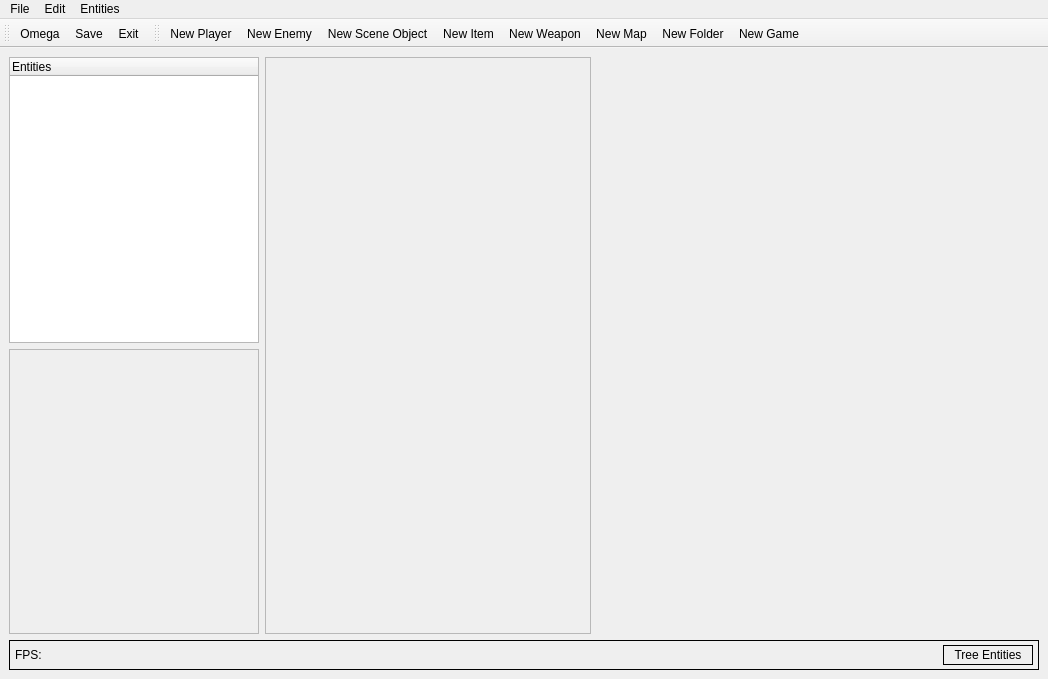
<?xml version="1.0" encoding="UTF-8"?>
<ui version="4.0">
 <class>OmegaWindow</class>
 <widget class="QMainWindow" name="OmegaWindow">
  <property name="geometry">
   <rect>
    <x>0</x>
    <y>0</y>
    <width>1048</width>
    <height>679</height>
   </rect>
  </property>
  <property name="windowTitle">
   <string>Omega Editor</string>
  </property>
  <property name="windowIcon">
   <iconset>
    <normaloff>:/OmegaEditor/Resources/Icons/omega.png</normaloff>:/OmegaEditor/Resources/Icons/omega.png</iconset>
  </property>
  <property name="styleSheet">
   <string notr="true"/>
  </property>
  <property name="iconSize">
   <size>
    <width>24</width>
    <height>24</height>
   </size>
  </property>
  <widget class="QWidget" name="centralwidget">
   <layout class="QVBoxLayout" name="verticalLayout_2">
    <item>
     <layout class="QHBoxLayout" name="horizontalLayout_2">
      <item>
       <layout class="QVBoxLayout" name="verticalLayout">
        <item>
         <widget class="QOmgTreeEntities" name="treeWidget">
          <property name="sizePolicy">
           <sizepolicy hsizetype="Expanding" vsizetype="MinimumExpanding">
            <horstretch>0</horstretch>
            <verstretch>0</verstretch>
           </sizepolicy>
          </property>
          <property name="maximumSize">
           <size>
            <width>250</width>
            <height>16777215</height>
           </size>
          </property>
          <column>
           <property name="text">
            <string>Entities</string>
           </property>
          </column>
         </widget>
        </item>
        <item>
         <widget class="QScrollArea" name="scrollArea">
          <property name="minimumSize">
           <size>
            <width>250</width>
            <height>0</height>
           </size>
          </property>
          <property name="maximumSize">
           <size>
            <width>200</width>
            <height>400</height>
           </size>
          </property>
          <property name="verticalScrollBarPolicy">
           <enum>Qt::ScrollBarAlwaysOff</enum>
          </property>
          <property name="horizontalScrollBarPolicy">
           <enum>Qt::ScrollBarAlwaysOff</enum>
          </property>
          <property name="widgetResizable">
           <bool>true</bool>
          </property>
          <widget class="QWidget" name="scrollAreaWidgetContents">
           <property name="geometry">
            <rect>
             <x>0</x>
             <y>0</y>
             <width>248</width>
             <height>278</height>
            </rect>
           </property>
          </widget>
         </widget>
        </item>
       </layout>
      </item>
      <item>
       <widget class="QScrollArea" name="bigScrollArea">
        <property name="widgetResizable">
         <bool>true</bool>
        </property>
        <widget class="QWidget" name="scrollAreaWidgetContents_2">
         <property name="geometry">
          <rect>
           <x>0</x>
           <y>0</y>
           <width>298</width>
           <height>566</height>
          </rect>
         </property>
        </widget>
       </widget>
      </item>
      <item>
       <widget class="QWidget" name="renderWidget" native="true">
        <property name="sizePolicy">
         <sizepolicy hsizetype="Expanding" vsizetype="Preferred">
          <horstretch>0</horstretch>
          <verstretch>0</verstretch>
         </sizepolicy>
        </property>
        <property name="minimumSize">
         <size>
          <width>100</width>
          <height>100</height>
         </size>
        </property>
       </widget>
      </item>
      <item>
       <widget class="QOmgDragableEntities" name="entities" native="true">
        <property name="sizePolicy">
         <sizepolicy hsizetype="Expanding" vsizetype="MinimumExpanding">
          <horstretch>0</horstretch>
          <verstretch>0</verstretch>
         </sizepolicy>
        </property>
        <property name="minimumSize">
         <size>
          <width>110</width>
          <height>100</height>
         </size>
        </property>
        <property name="maximumSize">
         <size>
          <width>110</width>
          <height>16777215</height>
         </size>
        </property>
       </widget>
      </item>
     </layout>
    </item>
    <item>
     <widget class="QFrame" name="frame">
      <property name="minimumSize">
       <size>
        <width>0</width>
        <height>30</height>
       </size>
      </property>
      <property name="maximumSize">
       <size>
        <width>16777215</width>
        <height>30</height>
       </size>
      </property>
      <property name="styleSheet">
       <string notr="true">QWidget{border:1px solid black;}

QLabel{border:1px soid white;}

</string>
      </property>
      <property name="frameShape">
       <enum>QFrame::StyledPanel</enum>
      </property>
      <property name="frameShadow">
       <enum>QFrame::Raised</enum>
      </property>
      <layout class="QHBoxLayout" name="horizontalLayout">
       <property name="leftMargin">
        <number>5</number>
       </property>
       <property name="topMargin">
        <number>0</number>
       </property>
       <property name="rightMargin">
        <number>5</number>
       </property>
       <property name="bottomMargin">
        <number>0</number>
       </property>
       <item>
        <widget class="QLabel" name="_fps_label">
         <property name="styleSheet">
          <string notr="true"/>
         </property>
         <property name="text">
          <string>FPS:</string>
         </property>
        </widget>
       </item>
       <item>
        <spacer name="horizontalSpacer">
         <property name="orientation">
          <enum>Qt::Horizontal</enum>
         </property>
         <property name="sizeHint" stdset="0">
          <size>
           <width>40</width>
           <height>20</height>
          </size>
         </property>
        </spacer>
       </item>
       <item>
        <widget class="QPushButton" name="_p_tree_entities">
         <property name="minimumSize">
          <size>
           <width>90</width>
           <height>20</height>
          </size>
         </property>
         <property name="text">
          <string>Tree Entities</string>
         </property>
         <property name="icon">
          <iconset>
           <normaloff>:/OmegaEditor/Resources/Icons/tree_folder.png</normaloff>:/OmegaEditor/Resources/Icons/tree_folder.png</iconset>
         </property>
        </widget>
       </item>
      </layout>
     </widget>
    </item>
   </layout>
  </widget>
  <widget class="QToolBar" name="OmegaToolBar">
   <property name="windowTitle">
    <string>Tool Bar</string>
   </property>
   <property name="iconSize">
    <size>
     <width>20</width>
     <height>20</height>
    </size>
   </property>
   <attribute name="toolBarArea">
    <enum>TopToolBarArea</enum>
   </attribute>
   <attribute name="toolBarBreak">
    <bool>false</bool>
   </attribute>
   <addaction name="actionOmega"/>
   <addaction name="actionSave"/>
   <addaction name="actionExit"/>
  </widget>
  <widget class="QMenuBar" name="menuBar">
   <property name="geometry">
    <rect>
     <x>0</x>
     <y>0</y>
     <width>1048</width>
     <height>21</height>
    </rect>
   </property>
   <widget class="QMenu" name="menuFile">
    <property name="title">
     <string>File</string>
    </property>
    <addaction name="actionOmega"/>
    <addaction name="separator"/>
    <addaction name="actionSave"/>
    <addaction name="separator"/>
    <addaction name="actionExit"/>
   </widget>
   <widget class="QMenu" name="menuEdit">
    <property name="title">
     <string>Edit</string>
    </property>
    <addaction name="separator"/>
    <addaction name="actionNew_Folder"/>
    <addaction name="actionNewGame"/>
   </widget>
   <widget class="QMenu" name="menuEntities">
    <property name="title">
     <string>Entities</string>
    </property>
    <addaction name="actionNew_Player"/>
    <addaction name="actionNew_Enemy"/>
    <addaction name="actionNew_Scene_Object"/>
    <addaction name="actionNew_Item"/>
    <addaction name="actionNew_Weapon"/>
    <addaction name="actionNew_Map"/>
   </widget>
   <addaction name="menuFile"/>
   <addaction name="menuEdit"/>
   <addaction name="menuEntities"/>
  </widget>
  <widget class="QToolBar" name="toolBar">
   <property name="windowTitle">
    <string>toolBar</string>
   </property>
   <attribute name="toolBarArea">
    <enum>TopToolBarArea</enum>
   </attribute>
   <attribute name="toolBarBreak">
    <bool>false</bool>
   </attribute>
   <addaction name="actionNew_Player"/>
   <addaction name="actionNew_Enemy"/>
   <addaction name="actionNew_Scene_Object"/>
   <addaction name="actionNew_Item"/>
   <addaction name="actionNew_Weapon"/>
   <addaction name="actionNew_Map"/>
   <addaction name="actionNew_Folder"/>
   <addaction name="actionNewGame"/>
  </widget>
  <action name="actionOmega">
   <property name="icon">
    <iconset resource="../../OmegaEditor.qrc">
     <normaloff>:/OmegaEditor/Resources/Icons/omega2.png</normaloff>:/OmegaEditor/Resources/Icons/omega2.png</iconset>
   </property>
   <property name="text">
    <string>Omega</string>
   </property>
  </action>
  <action name="actionExit">
   <property name="icon">
    <iconset resource="../../OmegaEditor.qrc">
     <normaloff>:/OmegaEditor/Resources/Icons/exit.png</normaloff>:/OmegaEditor/Resources/Icons/exit.png</iconset>
   </property>
   <property name="text">
    <string>Exit</string>
   </property>
   <property name="shortcut">
    <string>Ctrl+E</string>
   </property>
  </action>
  <action name="actionNew_Player">
   <property name="icon">
    <iconset resource="../../OmegaEditor.qrc">
     <normaloff>:/OmegaEditor/Resources/Icons/character.png</normaloff>:/OmegaEditor/Resources/Icons/character.png</iconset>
   </property>
   <property name="text">
    <string>New Player</string>
   </property>
  </action>
  <action name="actionNew_Enemy">
   <property name="icon">
    <iconset resource="../../OmegaEditor.qrc">
     <normaloff>:/OmegaEditor/Resources/Icons/enemy.png</normaloff>:/OmegaEditor/Resources/Icons/enemy.png</iconset>
   </property>
   <property name="text">
    <string>New Enemy</string>
   </property>
  </action>
  <action name="actionNew_Scene_Object">
   <property name="icon">
    <iconset resource="../../OmegaEditor.qrc">
     <normaloff>:/OmegaEditor/Resources/Icons/sceneobj.png</normaloff>:/OmegaEditor/Resources/Icons/sceneobj.png</iconset>
   </property>
   <property name="text">
    <string>New Scene Object</string>
   </property>
  </action>
  <action name="actionNew_Item">
   <property name="icon">
    <iconset resource="../../OmegaEditor.qrc">
     <normaloff>:/OmegaEditor/Resources/Icons/item.png</normaloff>:/OmegaEditor/Resources/Icons/item.png</iconset>
   </property>
   <property name="text">
    <string>New Item</string>
   </property>
  </action>
  <action name="actionSave">
   <property name="icon">
    <iconset resource="../../OmegaEditor.qrc">
     <normaloff>:/OmegaEditor/Resources/Icons/save.png</normaloff>:/OmegaEditor/Resources/Icons/save.png</iconset>
   </property>
   <property name="text">
    <string>Save</string>
   </property>
   <property name="shortcut">
    <string>Ctrl+S</string>
   </property>
  </action>
  <action name="actionNew_Weapon">
   <property name="icon">
    <iconset resource="../../OmegaEditor.qrc">
     <normaloff>:/OmegaEditor/Resources/Icons/gun.png</normaloff>:/OmegaEditor/Resources/Icons/gun.png</iconset>
   </property>
   <property name="text">
    <string>New Weapon</string>
   </property>
  </action>
  <action name="actionNew_Folder">
   <property name="icon">
    <iconset resource="../../OmegaEditor.qrc">
     <normaloff>:/OmegaEditor/Resources/Icons/folder.png</normaloff>:/OmegaEditor/Resources/Icons/folder.png</iconset>
   </property>
   <property name="text">
    <string>New Folder</string>
   </property>
  </action>
  <action name="actionNew_Map">
   <property name="icon">
    <iconset resource="../../OmegaEditor.qrc">
     <normaloff>:/OmegaEditor/Resources/Icons/map.png</normaloff>:/OmegaEditor/Resources/Icons/map.png</iconset>
   </property>
   <property name="text">
    <string>New Map</string>
   </property>
  </action>
  <action name="actionNewGame">
   <property name="icon">
    <iconset resource="../../OmegaEditor.qrc">
     <normaloff>:/OmegaEditor/Resources/Icons/game.png</normaloff>:/OmegaEditor/Resources/Icons/game.png</iconset>
   </property>
   <property name="text">
    <string>New Game</string>
   </property>
  </action>
 </widget>
 <customwidgets>
  <customwidget>
   <class>QOmgTreeEntities</class>
   <extends>QTreeWidget</extends>
   <header>InputData/QOmgTreeEntities.h</header>
  </customwidget>
  <customwidget>
   <class>QOmgDragableEntities</class>
   <extends>QWidget</extends>
   <header>InputData/QOmgDragableEntities.h</header>
   <container>1</container>
  </customwidget>
 </customwidgets>
 <resources>
  <include location="../../OmegaEditor.qrc"/>
 </resources>
 <connections/>
</ui>
